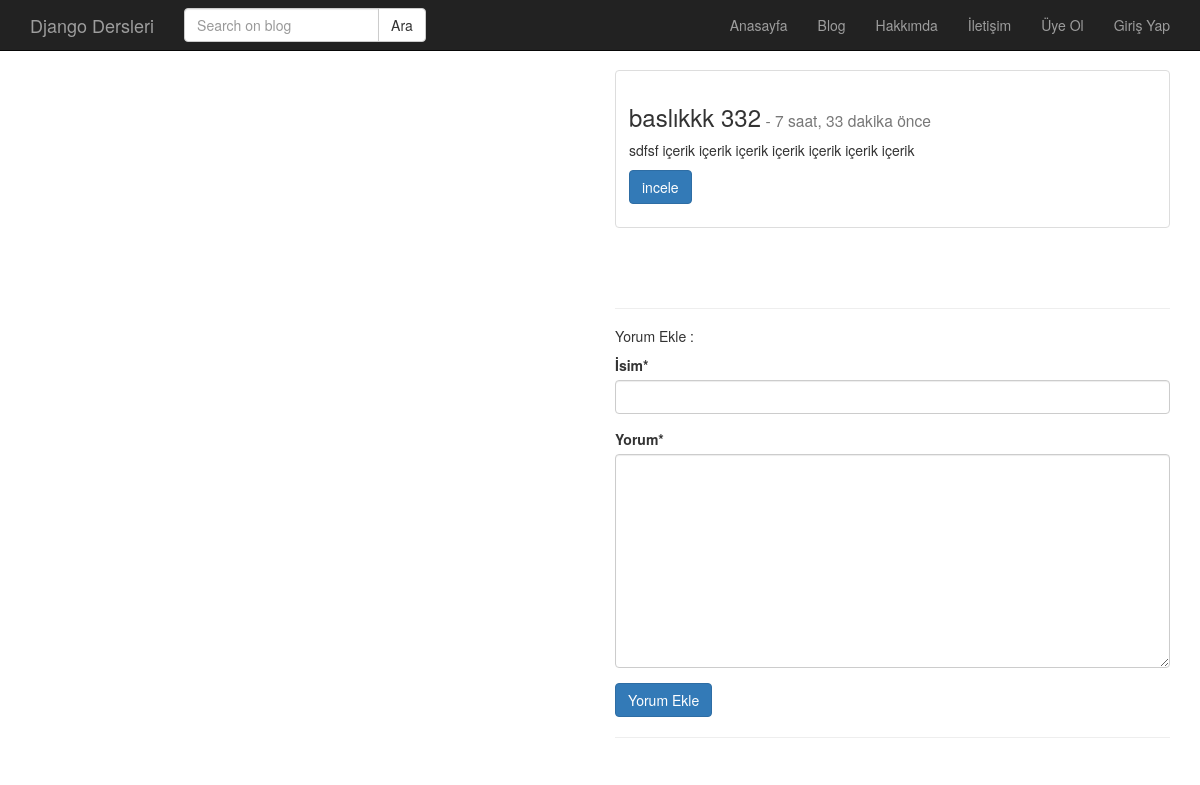
/post/baslikkk-332/, run on the app's committed database.
### post/models.py (models this page shows, shortened)
class Post(models.Model):
    user = models.ForeignKey('auth.User', verbose_name='Kullanıcı', on_delete=models.CASCADE, related_name='posts')
    title = models.CharField(max_length=120, verbose_name='Başlık')
    content = models.TextField(verbose_name='İçerik')
    pub_date = models.DateTimeField(verbose_name='Kayıt Tarihi', auto_now_add=True)
    image = models.ImageField(verbose_name='resim', blank=True, null=True)
    slug = models.SlugField(unique=True, editable=False, max_length=130)
    def get_absolute_url(self):
        return reverse('post:detail', kwargs={'slug': self.slug})
    class Meta:
        ordering = ['-pub_date', 'id']

### post/views.py (the view)
# urls.py: path('<slug:slug>/',post_detail,name='detail'),
def post_detail(request, slug):
    post = get_object_or_404(Post, slug=slug)
    form = CommentForm(request.POST or None)
    if form.is_valid():
        comment = form.save(commit=False)
        comment.post = post
        comment.save()
        return HttpResponseRedirect(post.get_absolute_url())
    context = {
        'post': post,
        'form': form,
    }
    return render(request, 'post/detail.html', context)

### post/forms.py
class CommentForm(forms.ModelForm):
    class Meta:
        model = Comment
        fields = [
            'name',
            'content',
        ]

### templates/post/detail.html (shortened to what this page needs)
{% extends 'base.html' %}
{% block body %}
        <div class="container">
              <div class="row">
                  <div class="col-md-6 col-md-offset-6">
                    <div class="thumbnail">
                      <div class="caption">
                        <h3>{{ post.title }}<small>   -  {{ post.pub_date|timesince }} önce</small></h3>
                        <p>{{ post.content|linebreaks }}</p>
                        <p><a href="{{post.get_absolute_url}}" class="btn btn-primary" role="button">incele</a>
                        </p>
                      </div>
                    </div>
                  <br><br><hr>
                  <h5>Yorum Ekle :</h5>
                  {% include 'post/comment.html' %}
                  <hr>
                  </div>
            </div>
        </div>
{% endblock %}

### staticfiles/css/style.css (style rules this page uses)
body { padding-top: 70px; }

### data on the page
Post: title "baslıkkk 332", pub_date "7 saat, 33 dakika", content "sdfsf içerik içerik içerik içerik içerik içerik içerik"
